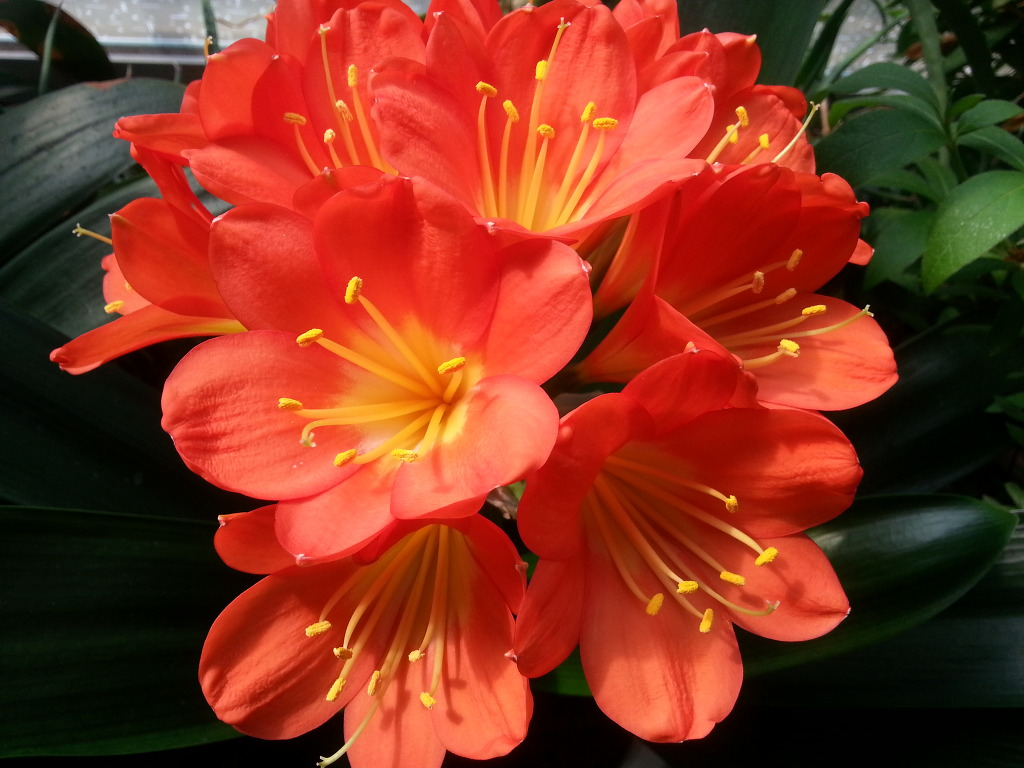
#> input picture opencv/flower1.jpg, 1024 x 768 px
$ python img_blending.py
#> lines starting #> are read from the running program, lines starting #| are printed output that depends on the picture
import cv2
import numpy as np

img1 = cv2.imread('flower1.jpg')
#> img1 is the input picture: shape (768, 1024, 3); mean B, G, R 32.3, 52.2, 135.2
img2 = cv2.imread('flower2.jpg')
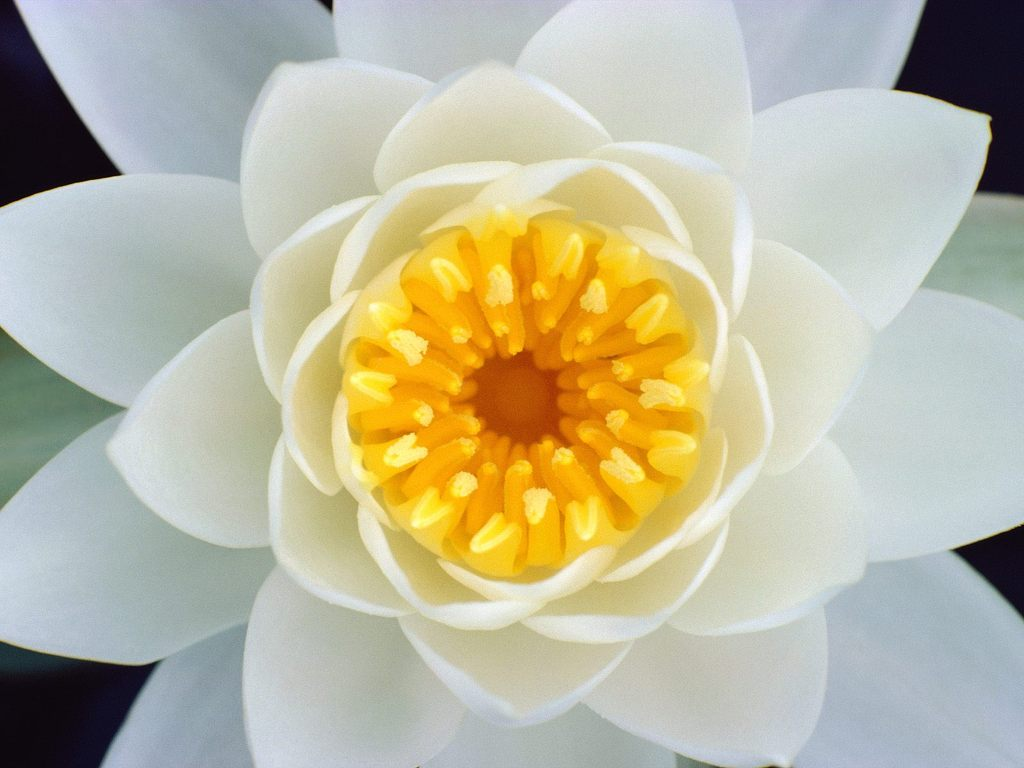
#> input picture opencv/flower2.jpg, 1024 x 768 px
#> img2 is the input picture: shape (768, 1024, 3); mean B, G, R 158.5, 184.1, 188.1

while True:
    dst = cv2.addWeighted(img1, 0.7, img2, 0.3, 0)
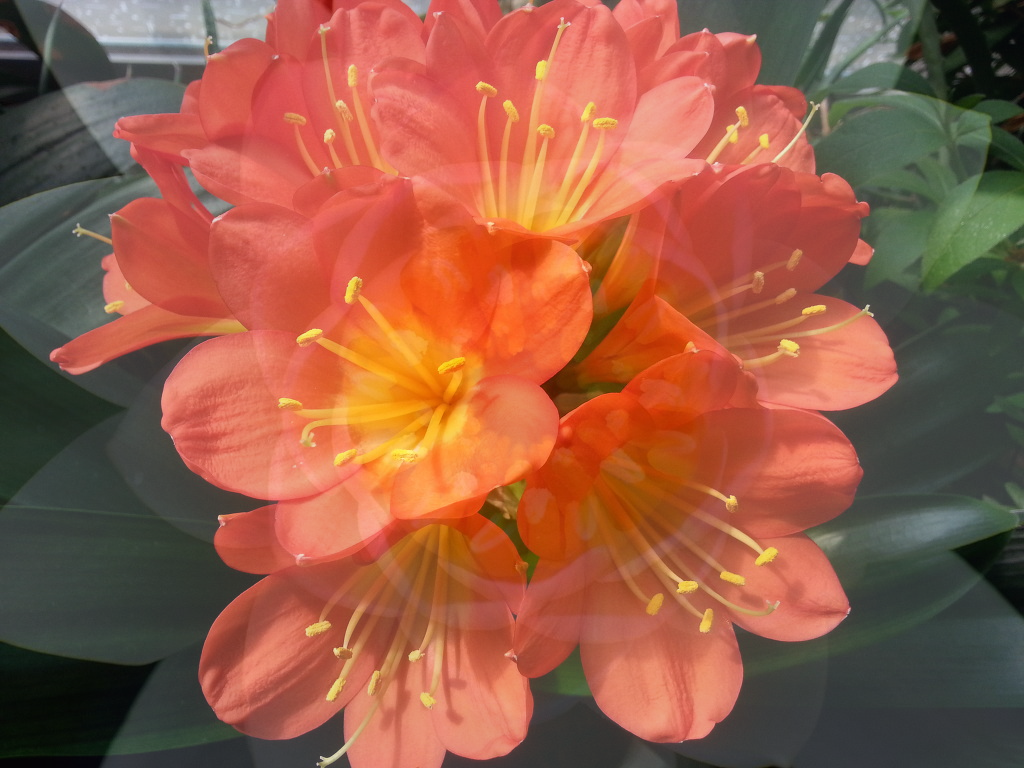
#> dst: shape (768, 1024, 3); mean B, G, R 70.2, 91.8, 151.1
    cv2.imshow('dst', dst)

    if cv2.waitKey(1) & 0xFF ==27:
#> (key Esc is pressed here)
        break

cv2.destroyAllWindows()
